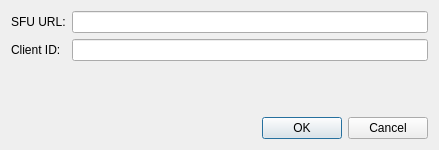
<?xml version="1.0" encoding="UTF-8"?>
<ui version="4.0">
 <class>DialogConnetSfu</class>
 <widget class="QDialog" name="DialogConnetSfu">
  <property name="geometry">
   <rect>
    <x>0</x>
    <y>0</y>
    <width>439</width>
    <height>150</height>
   </rect>
  </property>
  <property name="windowTitle">
   <string>Dialog</string>
  </property>
  <layout class="QGridLayout" name="gridLayout">
   <item row="0" column="0">
    <layout class="QFormLayout" name="formLayout">
     <item row="0" column="0">
      <widget class="QLabel" name="label">
       <property name="text">
        <string>SFU URL:</string>
       </property>
      </widget>
     </item>
     <item row="1" column="0">
      <widget class="QLabel" name="label_2">
       <property name="text">
        <string>Client ID:</string>
       </property>
      </widget>
     </item>
     <item row="0" column="1">
      <widget class="QLineEdit" name="lineEdit_SfuURL"/>
     </item>
     <item row="1" column="1">
      <widget class="QLineEdit" name="lineEdit_ClientID"/>
     </item>
    </layout>
   </item>
   <item row="1" column="0">
    <widget class="QDialogButtonBox" name="buttonBox">
     <property name="orientation">
      <enum>Qt::Horizontal</enum>
     </property>
     <property name="standardButtons">
      <set>QDialogButtonBox::Cancel|QDialogButtonBox::Ok</set>
     </property>
    </widget>
   </item>
  </layout>
 </widget>
 <resources/>
 <connections>
  <connection>
   <sender>buttonBox</sender>
   <signal>accepted()</signal>
   <receiver>DialogConnetSfu</receiver>
   <slot>accept()</slot>
   <hints>
    <hint type="sourcelabel">
     <x>248</x>
     <y>254</y>
    </hint>
    <hint type="destinationlabel">
     <x>157</x>
     <y>274</y>
    </hint>
   </hints>
  </connection>
  <connection>
   <sender>buttonBox</sender>
   <signal>rejected()</signal>
   <receiver>DialogConnetSfu</receiver>
   <slot>reject()</slot>
   <hints>
    <hint type="sourcelabel">
     <x>316</x>
     <y>260</y>
    </hint>
    <hint type="destinationlabel">
     <x>286</x>
     <y>274</y>
    </hint>
   </hints>
  </connection>
 </connections>
</ui>
